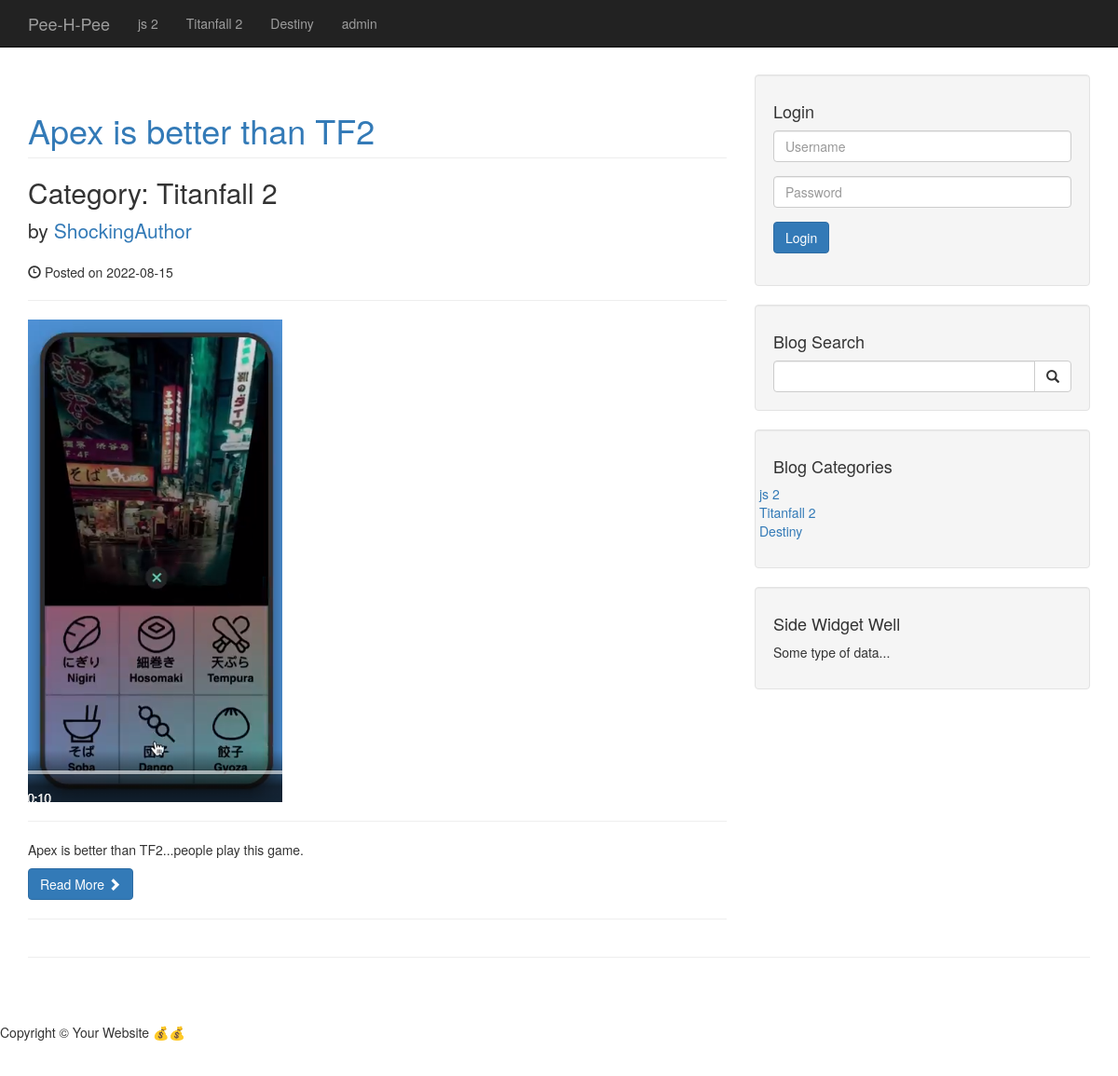
The page /category.php?category=23 on the database its author committed.
### tables this page shows
CREATE TABLE `categories` (
  `cat_id` int(11) NOT NULL,
  `cat_title` varchar(255) NOT NULL
);

CREATE TABLE `posts` (
  `post_id` int(4) NOT NULL,
  `post_category_id` int(3) NOT NULL,
  `post_title` varchar(255) NOT NULL,
  `post_author` varchar(255) NOT NULL,
  `post_date` date NOT NULL,
  `post_image` text NOT NULL,
  `post_content` text NOT NULL,
  `post_tags` varchar(255) NOT NULL,
  `post_status` varchar(255) NOT NULL DEFAULT 'draft',
  `post_user` varchar(255) NOT NULL,
  `post_views_count` int(11) NOT NULL
);

### includes/category_posts.php (the view)
<?php
    include "includes/db.php";
?>
<div class="container margin-t-lg">
<div class="row">
    <div class="col-md-8">
        <?php
            if(isset($_GET['category'])){
                $post_category_id = $_GET['category'];
            }
            $query = "SELECT * FROM posts WHERE post_category_id = $post_category_id";
            $all_posts = mysqli_query($connection, $query);
            while($row = mysqli_fetch_assoc($all_posts)) {
                $post_id = $row['post_id'];
                $post_title = $row['post_title'];
                $post_category_id = $row['post_category_id'];
                $post_author = $row['post_author'];
                $post_date = $row['post_date'];
                $post_image = $row['post_image'];
                $post_content = substr($row['post_content'], 0, 50);
        ?>
                <h1 class="page-header">
                <a href="post.php?p_id=<?php echo $post_id; ?>"><?php echo $post_title; ?></a>
                </h1>
                <?php
                    $query = "SELECT * FROM categories WHERE cat_id = $post_category_id";
                    $category_id = mysqli_query($connection, $query);
                    while($row = mysqli_fetch_assoc($category_id)) {
                        $cat_title = $row['cat_title'];
                    }
                ?>
                <h2>
                    Category: <?php echo $cat_title; ?>
                </h2>
                <p class="lead">
                    by <a href="#"><?php echo $post_author; ?></a>
                </p>
                <p>
                    <span class="glyphicon glyphicon-time"></span> Posted on <?php echo $post_date; ?>
                </p>
                <hr>
                <img class="img-responsive" src="images/<?php echo $post_image ?>" alt="blog image">
                <hr>
                <p>
                    <?php echo $post_content; ?>
                </p>
                <a class="btn btn-primary" href="#">Read More <span class="glyphicon glyphicon-chevron-right"></span></a>
                <hr>
        <?php } ?>
    </div>
<?php
    include "includes/sidebar.php";
?>
</div>
<hr>
</div>

### includes/nav.php (shortened to what this page needs)
<?php
    include "includes/db.php";
?>
<nav class="navbar navbar-inverse navbar-fixed-top" role="navigation">
    <div class="container">
        <div class="navbar-header">
            <a class="navbar-brand" href="index.php">Pee-H-Pee</a>
        </div>
        <div class="collapse navbar-collapse" id="bs-example-navbar-collapse-1">
            <ul class="nav navbar-nav">
                <?php
                    $query = " SELECT * FROM categories ";
                    $all_cat = mysqli_query($connection, $query);
                    while($row = mysqli_fetch_assoc($all_cat)) {
                        $cat_title = $row['cat_title'];
                        echo "
                            <li>
                                <a href='#'>{$cat_title}</a>
                            </li>
                        ";
                    }
                ?>
                <li>
                    <a href="admin">admin</a>
                </li>
            </ul>
        </div>
    </div>
</nav>

### includes/sidebar.php (shortened to what this page needs)
<?php include "db.php"; ?>
<?php
    $query = "SELECT * FROM categories";
    $all_cat = mysqli_query($connection, $query);
?>
<div class="col-md-4">
    <div class="well">
        <h4>Login</h4>
        <form action="includes/login.php" method="post">
            <div class="form-group">
                <input type="text" name="username" class="form-control" placeholder="Username">
            </div>
            <div class="form-group">
                <input type="password" name="password" class="form-control" placeholder="Password">
            </div>
            <div class="form-group">
                <input type="submit" class="btn btn-primary" name="login" value="Login">
            </div>
        </form>
    </div>
    <div class="well">
        <h4>Blog Search</h4>
        <form action="search-results.php" method="post">
            <div class="input-group">
                <input name="search" type="text" class="form-control">
                <span class="input-group-btn">
                    <button name="submit" class="btn btn-default" type="submit">
                        <span class="glyphicon glyphicon-search"></span>
                </button>
                </span>
            </div>
        </form>
    </div>
    <div class="well">
        <h4>Blog Categories</h4>
        <div class="row">
            <div class="col-12">
                <ul class="list-unstyled">
                    <?php
                        while($row = mysqli_fetch_assoc($all_cat)) {
                            $cat_title = $row['cat_title'];
                            $cat_id = $row['cat_id'];
                            echo "<li><a href='category.php?category=$cat_id'>$cat_title</a></li>";
                        };
                    ?>
                </ul>
            </div>
        </div>
    </div>
    <?php
        include "includes/widget.php";
    ?>
</div>

### css/blog-home.css (style rules this page uses)
body { padding-top: 8rem; }

### rows shown on the page
categories: cat_title "js 2"
categories: cat_title "Titanfall 2"
categories: cat_title "Destiny"
posts: post_title "Apex is better than TF2", categories.cat_title "Titanfall 2", post_author "ShockingAuthor", post_date "2022-08-15", post_image (picture), post_content "Apex is better than TF2...people play this game."
